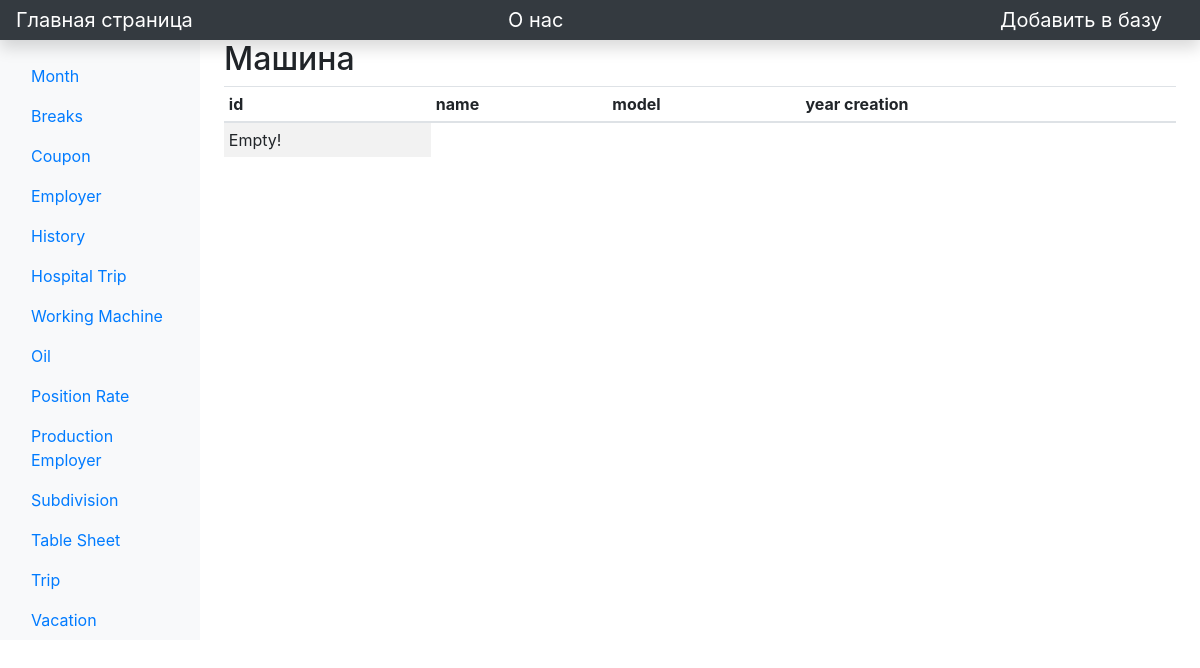
The page /view/machine_ on the database as committed earlier.
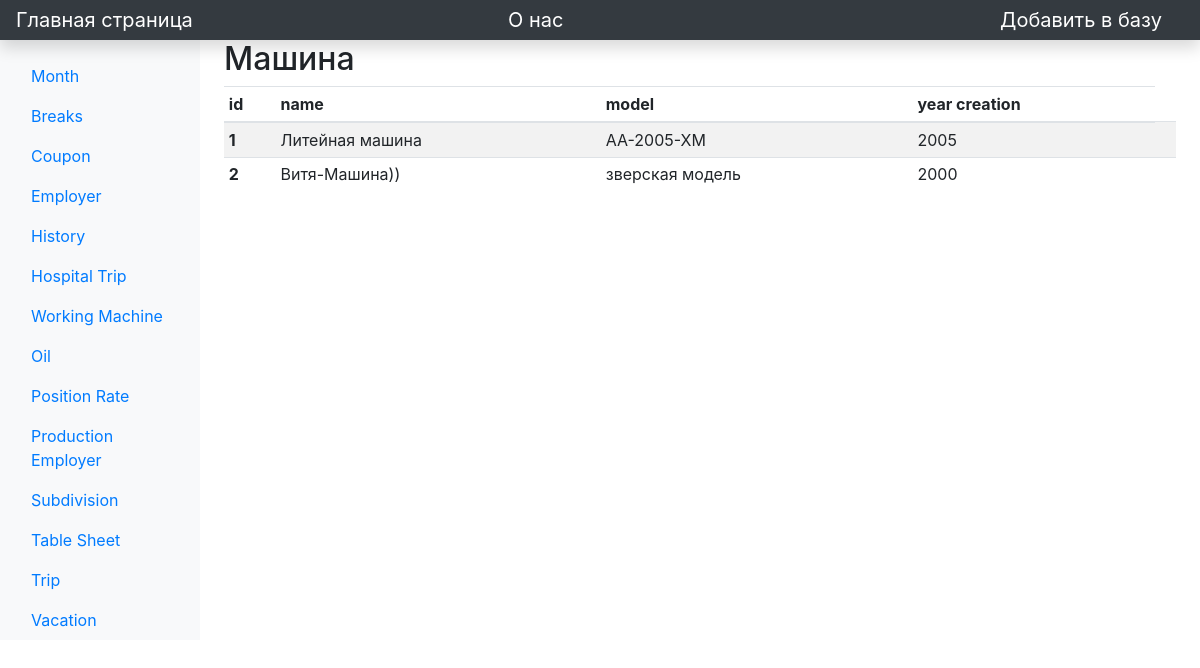
The same page on the database as committed later.
### main/models.py (models this page shows)
class WorkingMachine(models.Model):
    name = models.CharField('Name machine', max_length=64)
    model = models.CharField('Model machine', max_length=64)
    year_creation = models.IntegerField('Year creation')

### main/views.py (the view)
# urls.py: path('view/machine_', views.machine_, name='machine_'),
def machine_(request):
    task = WorkingMachine.objects.all()
    return render(request, 'main/view/machine_.html', {'task': task})

### main/templates/main/view/machine_.html (shortened to what this page needs)
{% extends 'main/base.html' %}
{% block content %}
        <main class="col-md-9 ms-sm-auto col-lg-10 px-md-4">
            <h2>Машина</h2>
            <div class="">
                <table class="table table-striped table-sm ">
                    <thead>
                    <tr>
                        <th scope="col">id</th>
                        <th scope="col">name</th>
                        <th scope="col">model</th>
                        <th scope="col">year creation</th>
                    </tr>
                    </thead>
                    <tbody>
                    {% if task %}
                    {% for i in task %}
                        <tr>
                            <th scope="row">{{ i.id }}</th>
                            <td>{{ i.name}}</td>
                            <td>{{ i.model}}</td>
                            <td>{{ i.year_creation}}<td>
                        </tr>
                    {% endfor %}
                    {% else %}
                    <tr>
                        <td>Empty!</td>
                    </tr>
                    {% endif %}
                    </tbody>
                </table>
            </div>
        </main>
{% endblock %}

### main/templates/main/base.html (shortened to what this page needs)
<!doctype html>
<html lang="ru">
<head>
    {% load static %}
    <link rel="stylesheet" href="https://stackpath.bootstrapcdn.com/bootstrap/4.5.2/css/bootstrap.min.css">
    <link rel="stylesheet" href="{% static 'main/css/forIndex.css' %}">
</head>
<body>
    <header class="navbar navbar-dark sticky-top bg-dark flex-md-nowrap p-0 shadow">
        <a class="navbar-brand col-md-3 col-lg-2 me-0 px-3" href="{% url 'home' %}">Главная страница</a>
        <a class="navbar-brand col-md-3 col-lg-2 me-0 px-3" href="{% url 'about' %}">О нас</a>
        <a class="navbar-brand col-md-3 col-lg-2 me-0 px-3" href="{% url 'add' %}">Добавить в базу</a>
    </header>
    <div class="container-fluid">
        <div class="row">
            <nav id="sidebarMenu" class="col-md-3 col-lg-2 d-md-block bg-light sidebar collapse">
                <div class="position-sticky pt-3">
                    <ul class="nav flex-column">
                        <li class="nav-item">
                            <a class="nav-link active" aria-current="page" href="{% url 'month_' %}">
                                Month
                            </a>
                        </li>
                        <li class="nav-item">
                            <a class="nav-link" href="{% url 'breaks_' %}">
                                Breaks
                            </a>
                        </li>
                        <li class="nav-item">
                            <a class="nav-link" href="{% url 'coupon_' %}">
                                Coupon
                            </a>
                        </li>
                        <li class="nav-item">
                            <a class="nav-link" href="{% url 'employer_' %}">
                                Employer
                            </a>
                        </li>
                        <li class="nav-item">
                            <a class="nav-link" href="{% url 'history_' %}">
                                History
                            </a>
                        </li>
                        <li class="nav-item">
                            <a class="nav-link" href="{% url 'hospital_' %}">
                                Hospital Trip
                            </a>
                        </li>
                        <li class="nav-item">
                            <a class="nav-link active" aria-current="page" href="{% url 'machine_' %}">
                                Working Machine
                            </a>
                        </li>
                        <li class="nav-item">
                            <a class="nav-link" href="{% url 'oil_' %}">
                                Oil
                            </a>
                        </li>
                        <li class="nav-item">
                            <a class="nav-link" href="{% url 'position_' %}">
                                Position Rate
                            </a>
                        </li>
                        <li class="nav-item">
                            <a class="nav-link" href="{% url 'production_' %}">
                                Production Employer
                            </a>
                        </li>
                        <li class="nav-item">
                            <a class="nav-link" href="{% url 'subdivision_' %}">
                                Subdivision
                            </a>
                        </li>
                        <li class="nav-item">
                            <a class="nav-link" href="{% url 'table_' %}">
                                Table Sheet
                            </a>
                        </li>
                        <li class="nav-item">
                            <a class="nav-link" href="{% url 'trip_' %}">
                                Trip
                            </a>
                        </li>
                        <li class="nav-item">
                            <a class="nav-link" href="{% url 'vacation_' %}">
                                Vacation
                            </a>
                        </li>
                    </ul>
                </div>
            </nav>
            {% block content %}{% endblock %}
        </div>
    </div>
</body>
</html>

Rows that differ between the two databases and show on the page:
added WorkingMachine: id "1", name "Литейная машина", model "АА-2005-ХМ", year_creation "2005"
added WorkingMachine: id "2", name "Витя-Машина))", model "зверская модель", year_creation "2000"
Other text that changed with them:
text no longer shown: "Empty!"
